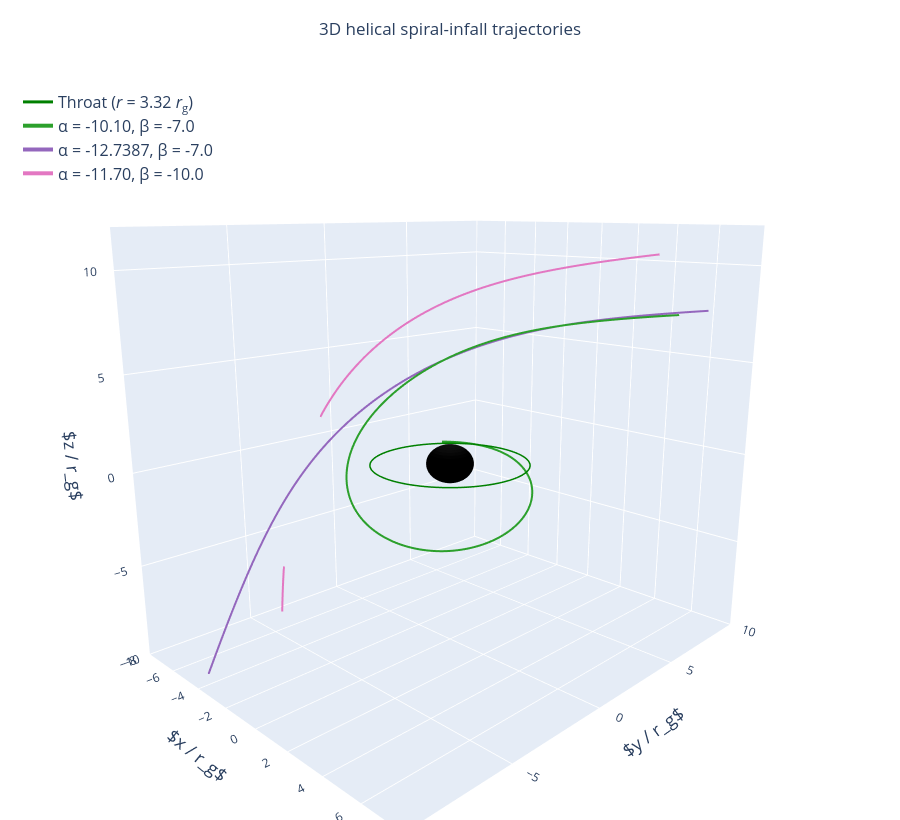

Source (notebook cell):
### Code cell
# --- Interactive plot: 3D helical trajectories ---
fig3 = go.Figure()

# Black hole sphere
fig3.add_trace(go.Surface(
    x=bh_x, y=bh_y, z=bh_z,
    colorscale=[[0, 'black'], [1, 'black']],
    showscale=False, name=f'Black Hole ({r_sphere:.1f} <i>r</i><sub>g</sub>)',
    opacity=1.0, hoverinfo='name',
))

# Throat ring
fig3.add_trace(go.Scatter3d(
    x=throat_x, y=throat_y, z=throat_z,
    mode='lines', line=dict(color='green', width=3),
    name=f'Throat (<i>r</i> = {r_throat:.2f} <i>r</i><sub>g</sub>)', hoverinfo='name',
))

for i, (fname, label) in enumerate(helix_ray_files):
    data = load_ray(fname)
    x, y, z = data[:, 0], data[:, 1], data[:, 2]
    r = np.sqrt(x**2 + y**2 + z**2)
    mask = r < 30
    fig3.add_trace(go.Scatter3d(
        x=x[mask], y=y[mask], z=z[mask],
        mode='lines',
        line=dict(color=helix_colors[i], width=4),
        name=label,
        hovertemplate='x=%{x:.2f}<br>y=%{y:.2f}<br>z=%{z:.2f}<extra>' + label + '</extra>',
    ))

fig3.update_layout(
    title=dict(
        text='3D helical spiral-infall trajectories',
        x=0.5,
    ),
    scene=dict(
        xaxis=dict(title='<i>x</i> / <i>r</i><sub>g</sub>', range=[-8, 8]),
        yaxis=dict(title='<i>y</i> / <i>r</i><sub>g</sub>', range=[-10, 10]),
        zaxis=dict(title='<i>z</i> / <i>r</i><sub>g</sub>', range=[-10, 12]),
        aspectmode='manual',
        aspectratio=dict(x=1, y=1.25, z=1.1),
        camera=dict(
            eye=dict(x=1.6, y=-1.6, z=0.6),
            up=dict(x=0, y=0, z=1),
        ),
    ),
    width=900, height=820,
    legend=dict(x=0.02, y=0.98, bgcolor='rgba(255,255,255,0.85)', font=dict(size=LEGEND_FONT_SIZE)),
    margin=dict(l=0, r=0, t=70, b=0),
)

fig3.show()

### Figure 1 — Plotly figure (JSON) as saved in the notebook; plotly's stock layout.template omitted (floating-point values rounded to 4 significant figures; data arrays with more than 128 entries replaced by an {"elided": "..."} marker saying what was removed)
{"data": [{"colorscale": [[0, "black"], [1, "black"]], "hoverinfo": "name", "name": "Black Hole (1.0 <i>r</i><sub>g</sub>)", "opacity": 1, "showscale": false, "type": "surface", "x": {"elided": "40x20 float values"}, "y": {"elided": "40x20 float values"}, "z": {"elided": "40x20 float values"}}, {"hoverinfo": "name", "line": {"color": "green", "width": 3}, "mode": "lines", "name": "Throat (<i>r</i> = 3.32 <i>r</i><sub>g</sub>)", "type": "scatter3d", "x": [3.32, 3.313, 3.293, 3.26, 3.214, 3.154, 3.082, 2.998, 2.901, 2.793, 2.673, 2.543, 2.403, 2.253, 2.093, 1.926, 1.75, 1.568, 1.379, 1.185, 0.9858, 0.7827, 0.5765, 0.368, 0.158, -0.05267, -0.2631, -0.4725, -0.68, -0.8847, -1.086, -1.283, -1.474, -1.66, -1.839, -2.011, -2.174, -2.329, -2.474, -2.61, -2.735, -2.849, -2.951, -3.041, -3.12, -3.186, -3.238, -3.278, -3.305, -3.318, -3.318, -3.305, -3.278, -3.238, -3.186, -3.12, -3.041, -2.951, -2.849, -2.735, -2.61, -2.474, -2.329, -2.174, -2.011, -1.839, -1.66, -1.474, -1.283, -1.086, -0.8847, -0.68, -0.4725, -0.2631, -0.05267, 0.158, 0.368, 0.5765, 0.7827, 0.9858, 1.185, 1.379, 1.568, 1.75, 1.926, 2.093, 2.253, 2.403, 2.543, 2.673, 2.793, 2.901, 2.998, 3.082, 3.154, 3.214, 3.26, 3.293, 3.313, 3.32], "y": [0.0, 0.2106, 0.4203, 0.6283, 0.8338, 1.036, 1.234, 1.427, 1.614, 1.795, 1.968, 2.134, 2.291, 2.439, 2.577, 2.704, 2.821, 2.926, 3.02, 3.101, 3.17, 3.226, 3.27, 3.3, 3.316, 3.32, 3.31, 3.286, 3.25, 3.2, 3.137, 3.062, 2.975, 2.875, 2.764, 2.642, 2.509, 2.366, 2.214, 2.052, 1.883, 1.705, 1.521, 1.331, 1.136, 0.9354, 0.7314, 0.5246, 0.3156, 0.1053, -0.1053, -0.3156, -0.5246, -0.7314, -0.9354, -1.136, -1.331, -1.521, -1.705, -1.883, -2.052, -2.214, -2.366, -2.509, -2.642, -2.764, -2.875, -2.975, -3.062, -3.137, -3.2, -3.25, -3.286, -3.31, -3.32, -3.316, -3.3, -3.27, -3.226, -3.17, -3.101, -3.02, -2.926, -2.821, -2.704, -2.577, -2.439, -2.291, -2.134, -1.968, -1.795, -1.614, -1.427, -1.234, -1.036, -0.8338, -0.6283, -0.4203, -0.2106, -8.132e-16], "z": [0.0, 0.0, 0.0, 0.0, 0.0, 0.0, 0.0, 0.0, 0.0, 0.0, 0.0, 0.0, 0.0, 0.0, 0.0, 0.0, 0.0, 0.0, 0.0, 0.0, 0.0, 0.0, 0.0, 0.0, 0.0, 0.0, 0.0, 0.0, 0.0, 0.0, 0.0, 0.0, 0.0, 0.0, 0.0, 0.0, 0.0, 0.0, 0.0, 0.0, 0.0, 0.0, 0.0, 0.0, 0.0, 0.0, 0.0, 0.0, 0.0, 0.0, 0.0, 0.0, 0.0, 0.0, 0.0, 0.0, 0.0, 0.0, 0.0, 0.0, 0.0, 0.0, 0.0, 0.0, 0.0, 0.0, 0.0, 0.0, 0.0, 0.0, 0.0, 0.0, 0.0, 0.0, 0.0, 0.0, 0.0, 0.0, 0.0, 0.0, 0.0, 0.0, 0.0, 0.0, 0.0, 0.0, 0.0, 0.0, 0.0, 0.0, 0.0, 0.0, 0.0, 0.0, 0.0, 0.0, 0.0, 0.0, 0.0, 0.0]}, {"hovertemplate": "x=%{x:.2f}<br>y=%{y:.2f}<br>z=%{z:.2f}<extra>α = -10.10, β = -7.0</extra>", "line": {"color": "#2ca02c", "width": 4}, "mode": "lines", "name": "α = -10.10, β = -7.0", "type": "scatter3d", "x": {"elided": "3641 float values"}, "y": {"elided": "3641 float values"}, "z": {"elided": "3641 float values"}}, {"hovertemplate": "x=%{x:.2f}<br>y=%{y:.2f}<br>z=%{z:.2f}<extra>α = -12.7387, β = -7.0</extra>", "line": {"color": "#9467bd", "width": 4}, "mode": "lines", "name": "α = -12.7387, β = -7.0", "type": "scatter3d", "x": {"elided": "2236 float values"}, "y": {"elided": "2236 float values"}, "z": {"elided": "2236 float values"}}, {"hovertemplate": "x=%{x:.2f}<br>y=%{y:.2f}<br>z=%{z:.2f}<extra>α = -11.70, β = -10.0</extra>", "line": {"color": "#e377c2", "width": 4}, "mode": "lines", "name": "α = -11.70, β = -10.0", "type": "scatter3d", "x": {"elided": "1988 float values"}, "y": {"elided": "1988 float values"}, "z": {"elided": "1988 float values"}}], "layout": {"height": 820, "legend": {"bgcolor": "rgba(255,255,255,0.85)", "font": {"size": 16}, "x": 0.02, "y": 0.98}, "margin": {"b": 0, "l": 0, "r": 0, "t": 70}, "scene": {"aspectmode": "manual", "aspectratio": {"x": 1, "y": 1.25, "z": 1.1}, "camera": {"eye": {"x": 1.6, "y": -1.6, "z": 0.6}, "up": {"x": 0, "y": 0, "z": 1}}, "xaxis": {"range": [-8, 8], "title": {"font": {"size": 18}, "text": "$x / r_g$"}}, "yaxis": {"range": [-10, 10], "title": {"font": {"size": 18}, "text": "$y / r_g$"}}, "zaxis": {"range": [-10, 12], "title": {"font": {"size": 18}, "text": "$z / r_g$"}}}, "title": {"text": "3D helical spiral-infall trajectories", "x": 0.5}, "width": 900}}
